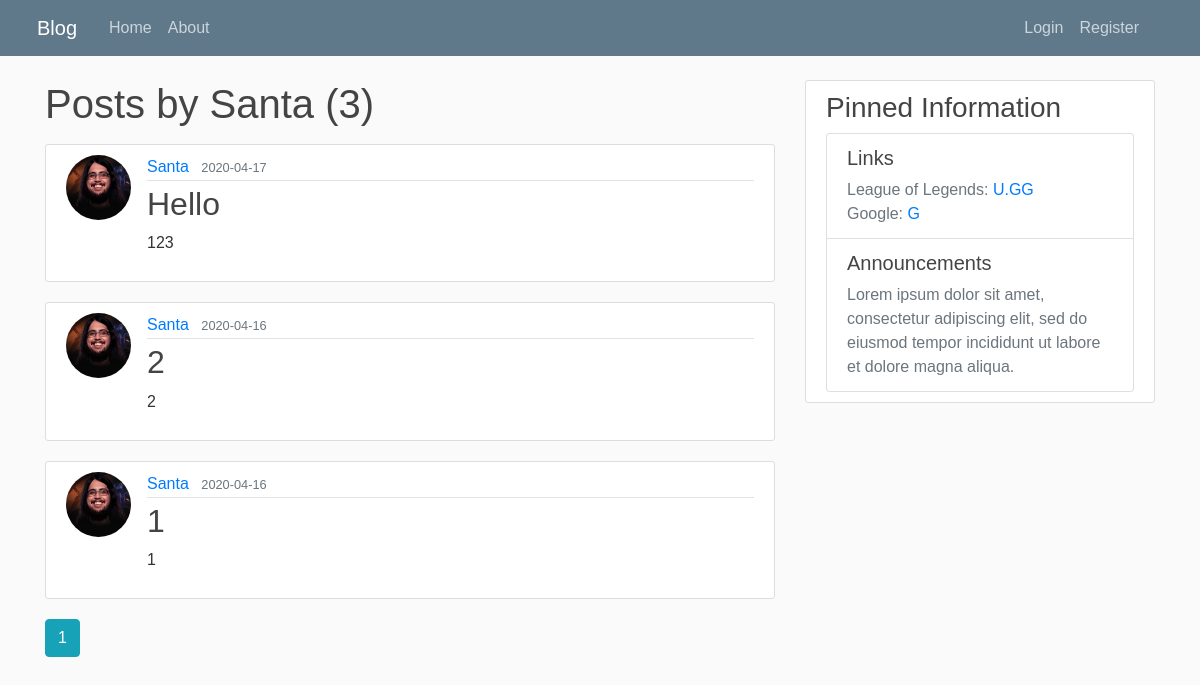
The app's page /user/Santa with its own data.
### flaskblog/models.py (models this page shows, shortened)
class User(db.Model, UserMixin):
	id = db.Column(db.Integer, primary_key=True)
	name = db.Column(db.String(20), unique=True, nullable=False)
	email = db.Column(db.String(120), unique=True, nullable=False)
	image_file = db.Column(db.String(20), nullable=False, default='default.png')
	password = db.Column(db.String(20), nullable=False)
	posts = db.relationship('Post', backref='author', lazy=True)

class Post(db.Model):
	id = db.Column(db.Integer, primary_key=True)
	title = db.Column(db.String(100), nullable=False)
	date_posted = db.Column(db.DateTime, nullable=False, default=datetime.now)
	content = db.Column(db.Text, nullable=False)
	user_id = db.Column(db.Integer, db.ForeignKey('user.id'), nullable=False)

### flaskblog/users/routes.py (the view)
@users.route("/user/<string:name>")
def user_posts(name):
	page = request.args.get('page', 1, type=int)
	user = User.query.filter_by(name=name).first_or_404()
	posts = Post.query.filter_by(author=user).order_by(Post.date_posted.desc()).paginate(page=page, per_page=10)
	return render_template('user_posts.html', posts=posts, user=user)

### flaskblog/templates/user_posts.html
{% extends "layout.html" %}
{% block content %}
	<h1 class="mb-3">Posts by {{ user.name }} ({{ posts.total }})</h1>
	{% for post in posts.items %}
		<article class="media content-section">
			<img class="rounded-circle article-img" src="{{ url_for('static', filename='profile_pics/' + post.author.image_file) }}">
		  <div class="media-body">
		    <div class="article-metadata">
		      <a class="mr-2" href="{{ url_for('users.user_posts', name=post.author.name) }}">{{ post.author.name }}</a>
		      <small class="text-muted">{{ post.date_posted.strftime('%Y-%m-%d') }}</small>
		    </div>
		    <h2><a class="article-title" href="{{ url_for('posts.post', post_id=post.id) }}">{{ post.title }}</a></h2>
		    <p class="article-content">{{ post.content }}</p>
		  </div>
		</article>
	{% endfor %}
	{% for page_num in posts.iter_pages(left_edge=1, right_edge=1, left_current=2, right_current=3) %}
		{% if page_num %}
			{% if posts.page == page_num %}
				<a class="btn btn-info mb-4" href="{{ url_for('users.user_posts', name=user.name, page=page_num) }}">{{ page_num }}</a>
			{% else %}
				<a class="btn btn-outline-info mb-4" href="{{ url_for('users.user_posts', name=user.name, page=page_num) }}">{{ page_num }}</a>
			{% endif %}
		{% else %}
			. . .
		{% endif %}
	{% endfor %}
{% endblock content %}

### flaskblog/templates/layout.html (shortened to what this page needs)
<!DOCTYPE html>
<html>
<head>
    <link rel="stylesheet" href="https://maxcdn.bootstrapcdn.com/bootstrap/4.0.0/css/bootstrap.min.css">
	<link rel="stylesheet" type="text/css" href="{{ url_for('static', filename='main.css') }}">
</head>
<body style="padding-left: calc(100vw - 100%);">
	<header class="site-header">
	  <nav style="padding-left: calc(100vw - 100%);" class="navbar navbar-expand-md navbar-dark bg-steel fixed-top">
	    <div class="container">
	      <a class="navbar-brand mr-4" href="{{ url_for('main.home') }}">Blog</a>
	      <div class="collapse navbar-collapse" id="navbarToggle">
	        <div class="navbar-nav mr-auto">
	          <a class="nav-item nav-link" href="{{ url_for('main.home') }}">Home</a>
	          <a class="nav-item nav-link" href="{{ url_for('main.about') }}">About</a>
	        </div>
	        <div class="navbar-nav">
	        	{% if current_user.is_authenticated %}
	        		<a class="nav-item nav-link" href="{{ url_for('posts.new_post') }}">New Post</a>
	        		<a class="nav-item nav-link" href="{{ url_for('users.account') }}">Account</a>
	        		<a class="nav-item nav-link" href="{{ url_for('users.logout') }}">Logout</a>
	        	{% else %}
		          <a class="nav-item nav-link" href="{{ url_for('users.login') }}">Login</a>
		          <a class="nav-item nav-link" href="{{ url_for('users.register') }}">Register</a>
	          {% endif %}
	        </div>
	      </div>
	    </div>
	  </nav>
	</header>
	<main role="main" class="container">
	  <div class="row">
	    <div class="col-md-8">
	     	{% block content %}{% endblock %}
	    </div>
	    <div class="col-md-4">
	      <div class="content-section">
	        <h3>Pinned Information</h3>
	          <ul class="list-group">
	            <li class="list-group-item">
	            	<h5>Links</h5>
	            	<div class="text-muted">
	            		League of Legends: <a href="https://u.gg/lol/tier-list">U.GG</a><br>
	            		Google: <a href="https://google.com/">G</a>
	            	</div>
	            </li>
	            <li class="list-group-item">
	            	<h5>Announcements</h5>
	            	<div class="text-muted">
	            		Lorem ipsum dolor sit amet, consectetur adipiscing elit, sed do eiusmod tempor incididunt ut labore et dolore magna aliqua.
	            	</div>
	            </li>
	          </ul>
	      </div>
	    </div>
	  </div>
	</main>
</body>
</html>

### flaskblog/static/main.css (style rules this page uses)
body { background: #fafafa; color: #333333; margin-top: 5rem; font-family: "Comic Sans MS", cursive, sans-serif }
h1, h2, h3, h4, h5, h6 { color: #444444; }
.bg-steel { background-color: #5f788a; }
.site-header .navbar-nav .nav-link { color: #cbd5db; }
.content-section { background: #ffffff; padding: 10px 20px; border: 1px solid #dddddd; border-radius: 3px; margin-bottom: 20px; }
.article-title { color: #444444; word-break: break-all; }
.article-content { white-space: pre-line; word-break: break-all; }
.article-img { height: 65px; width: 65px; margin-right: 16px; object-fit: cover; }
.article-metadata { padding-bottom: 1px; margin-bottom: 4px; border-bottom: 1px solid #e3e3e3 }

### records on screen
User: name "Santa"
Post: image_file (picture), author.name "Santa", date_posted "2020-04-17", title "Hello", content "123"
Post: image_file (picture), author.name "Santa", date_posted "2020-04-16", title "2", content "2"
Post: image_file (picture), author.name "Santa", date_posted "2020-04-16", title "1", content "1"

### other values on screen
{{ posts.total }} "3"
{{ page_num }} "1"
